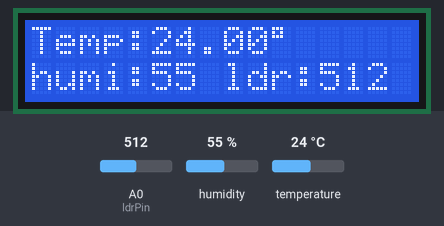
The sketch below on a simulated Arduino Uno, built with avr-gcc and run on an emulated ATmega328P. On the bench: 16×2 character LCD. The inputs (shaded band) are chosen by the test bench; at power-on: humidity 55 %, A0 (ldrPin) = 512, temperature 24 °C. What the sketch prints to the serial monitor is not drawn.

Above: at 1.2 s.
1.3 s: humidity set to 22 %
At 2.9 s:
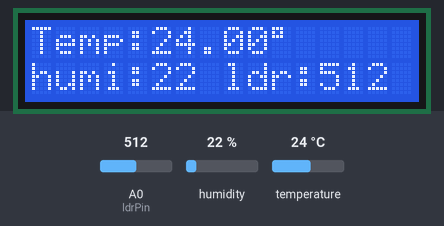
6.6 s: A0 (ldrPin) set to 716
At 7.6 s:
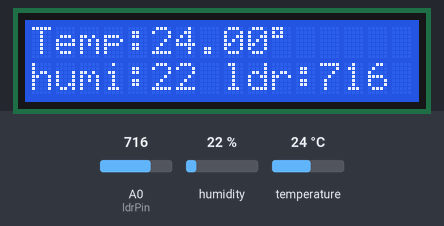
8.7 s: temperature set to 12 °C
At 11.0 s:
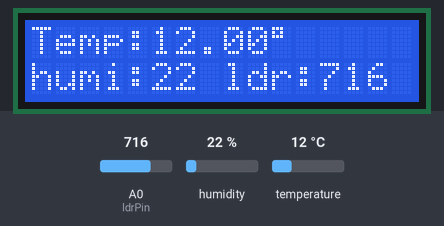
11.7 s: A0 (ldrPin) set to 900
At 12.9 s:
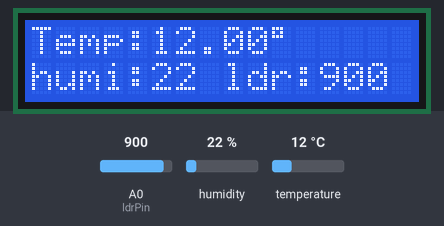
13.8 s: humidity set to 40 %
At 14.6 s:
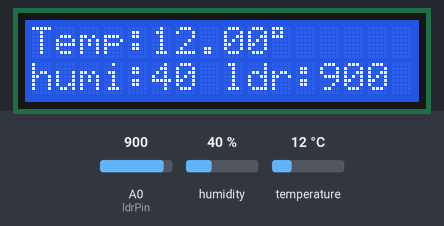
15.8 s: A0 (ldrPin) set to 1023
At 17.1 s:
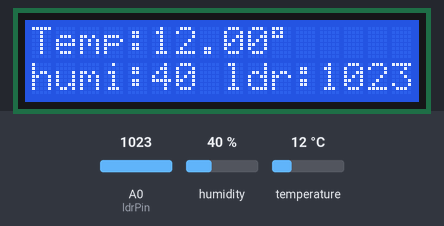
Timing chart, 0 to 18.8 s (numbered marks = the images above; inputs shaded):
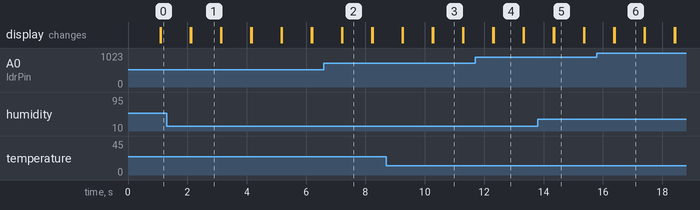

Measured:
- after the input at 1.3 s, the display: first differs from a run without the input after 0.83 s (image 1)
- after the input at 6.6 s, the display: first differs from a run without the input after 0.61 s (image 2)
- after the input at 8.7 s, the display: first differs from a run without the input after 1.6 s (image 3)
- after the input at 11.7 s, the display: first differs from a run without the input after 0.62 s (image 4)
- after the input at 13.8 s, the display: first differs from a run without the input after 0.56 s (image 5)
- after the input at 15.8 s, the display: first differs from a run without the input after 0.59 s (image 6)
- what the display in image 1 shows lasts 1.0 s, from 2.1 s to 3.1 s

The sketch:

dht_lcd.ino
```cpp
#include <DHT.h>
#include <LiquidCrystal.h>
LiquidCrystal lcd(3, 4, 5, 6, 7, 8);
#define DHTPIN 2// the output pin of DH11
#define DHTTYPE DHT11
DHT dht(DHTPIN, DHTTYPE);
const int ldrPin = A0;
int ledPin=9;
void setup() {
  Serial.begin(9600);
 lcd.begin(16,2);
 dht.begin();

}

void loop() {

  int ldrStatus = analogRead(ldrPin);
 int h = dht.readHumidity();
  // Read temperature as Celsius (the default)
  float t = dht.readTemperature();
  Serial.println("\n");
Serial.print(h);
Serial.println("\n");
Serial.print(t);
Serial.println("\n");
Serial.println("ldr=");
Serial.print(ldrStatus);


  lcd.print("Temp:");
  lcd.print(t);// display the temperature
  lcd.print((char)223);
  lcd.setCursor(0, 1);
  lcd.print("humi:");
  lcd.print(h); // display the humidity
  lcd.print(" ldr:");
  lcd.print(ldrStatus);
  delay(1000);
  lcd.clear();
   if (ldrStatus <= 200) {
digitalWrite(ledPin, HIGH);
  }
  else {
digitalWrite(ledPin, LOW);
  }
}
```
